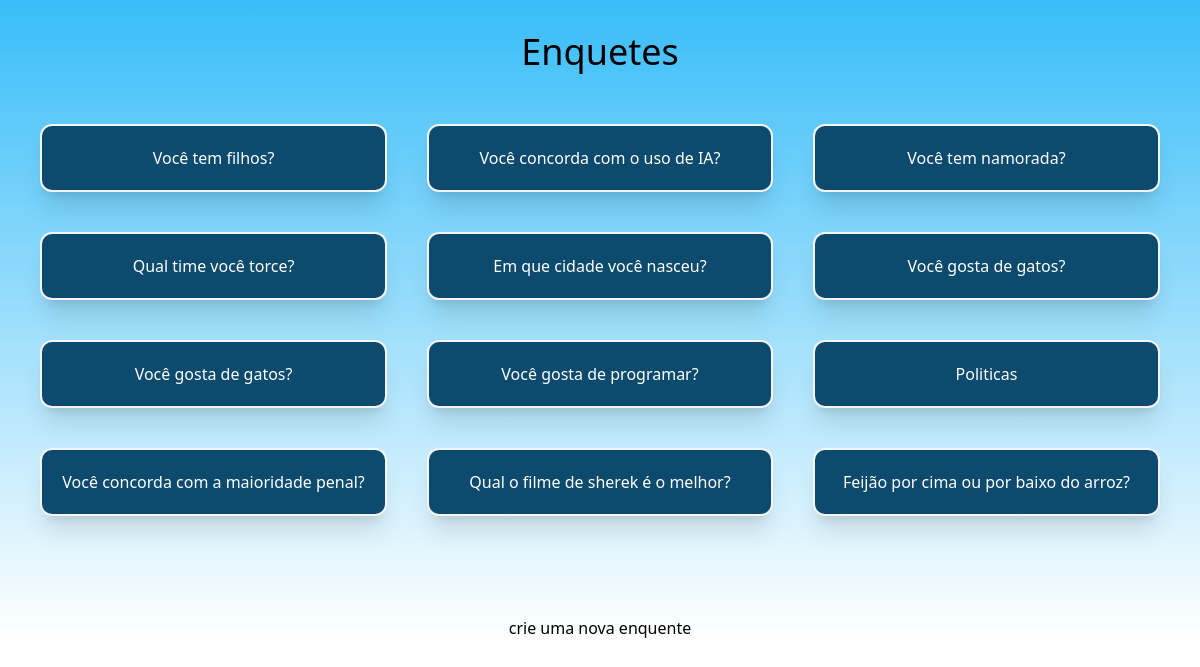
Screenshot of /polls/ with the database file from the repository.
### polls/models.py (models this page shows, shortened)
class Question(models.Model):
    question_text = models.CharField(max_length=200)
    pub_date = models.DateTimeField("data de publicação")

### polls/views.py (the view)
# urls.py: path("", views.index, name="index"),
def index(request):
    list_questions = Question.objects.all()
    context = {
        "list" : list_questions,
    }
    return render(request, "polls/index.html", context)

### polls/templates/polls/index.html (shortened to what this page needs)
<!DOCTYPE html>
{% load static %}
<html lang="en">
<head>
    <script src="https://cdn.tailwindcss.com"></script>
</head>
<body class="flex flex-col items-center bg-gradient-to-b from-sky-400 bg-no-repeat">
  <h1 class="text-blue my-8 text-4xl">Enquetes</h1>
  <div class="grid grid-cols-3 mb-20">
    {% if list %}
      {% for question in list %}
        <div class="flex text-center items-center justify-center flex-col rounded-xl bg-sky-900 text-white p-5 m-5 border-2 border-zinc-100 shadow-xl">
        <a href="{% url 'polls:details' question.id %}">{{ question.question_text}}</a>
        </div>
      {% endfor %}
    {% else %}
      <p>No Polls are available</p>
    {% endif %}
  </div>
    <a href="{% url 'polls:createquest' %}">crie uma nova enquente</a>
</body>
</html>

### rows the page displays
Question: question_text "Você tem filhos?"
Question: question_text "Você concorda com o uso de IA?"
Question: question_text "Você tem namorada?"
Question: question_text "Qual time você torce?"
Question: question_text "Em que cidade você nasceu?"
Question: question_text "Você gosta de gatos?"
Question: question_text "Você gosta de gatos?"
Question: question_text "Você gosta de programar?"
Question: question_text "Politicas"
Question: question_text "Você concorda com a maioridade penal?"
Question: question_text "Qual o filme de sherek é o melhor?"
Question: question_text "Feijão por cima ou por baixo do arroz?"
